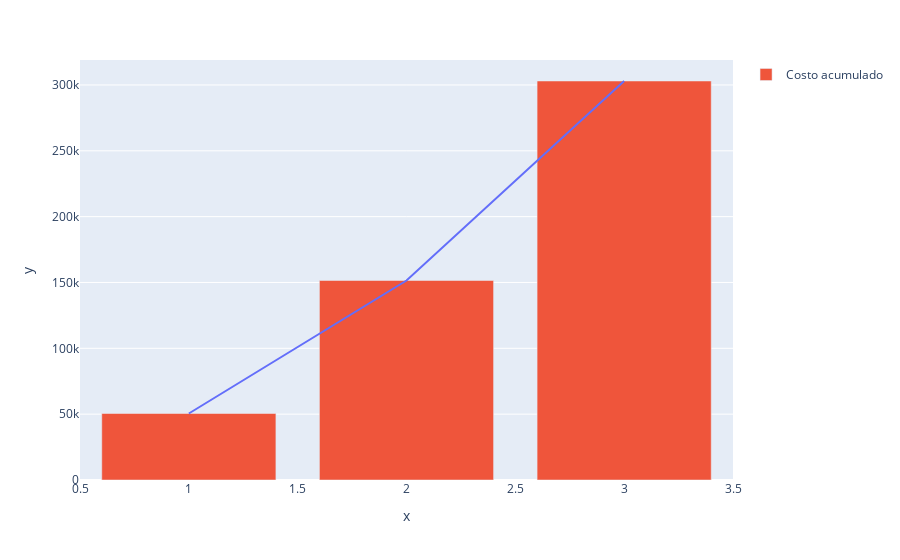

Write notebook code for a chart like this one.
### Code cell
sizas = px.line(este_ultimo, x = x, y = y)
sizas.add_bar(x = x, y = y, name = "Costo acumulado")
sizas.show()

### Figure 1 — Plotly figure (JSON) as saved in the notebook; plotly's stock layout.template omitted (floating-point values rounded to 4 significant figures)
{"data": [{"hovertemplate": "x=%{x}<br>y=%{y}<extra></extra>", "legendgroup": "", "line": {"color": "#636efa", "dash": "solid"}, "marker": {"symbol": "circle"}, "mode": "lines", "name": "", "orientation": "v", "showlegend": false, "type": "scatter", "x": [1, 2, 3], "xaxis": "x", "y": [50500, 151500, 303000], "yaxis": "y"}, {"name": "Costo acumulado", "type": "bar", "x": [1, 2, 3], "y": [50500, 151500, 303000]}], "layout": {"legend": {"tracegroupgap": 0}, "margin": {"t": 60}, "xaxis": {"anchor": "y", "domain": [0, 1], "title": {"text": "x"}}, "yaxis": {"anchor": "x", "domain": [0, 1], "title": {"text": "y"}}}}
